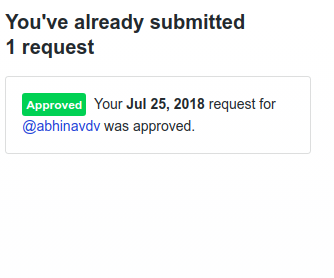
#> input picture a.png, 334 x 278 px
$ python test.py
#> lines starting #> are read from the running program, lines starting #| are printed output that depends on the picture
import cv2
import numpy as np


img = cv2.imread("a.png", 0)
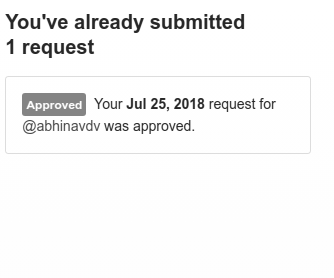
#> img: shape (278, 334); min 39, max 255, mean 245.4

height, width = img.shape
#> height = 278; width = 334

# [10 lines of commented-out code are left out]
s = "my life"
bin_conv = []

for c in s:

    # convert each char to
    # ASCII value
    ascii_val = ord(c)

    # Convert ASCII value to binary
    binary_val = bin(ascii_val)
    bin_conv.append(binary_val[2:])

a = ''.join(bin_conv)
to_be_appended = "01010101010101010101010101010101010101010101010101010101010101010101010101010101010101010101010101010101010101010101010101010101"
b = to_be_appended + str(a) + to_be_appended
print(b)

f = 8 // 5
print(f)

s = "abhinav"

for i in range(len(s)):
    print(s[0])
    s = s[1:]
    print(len(s))
